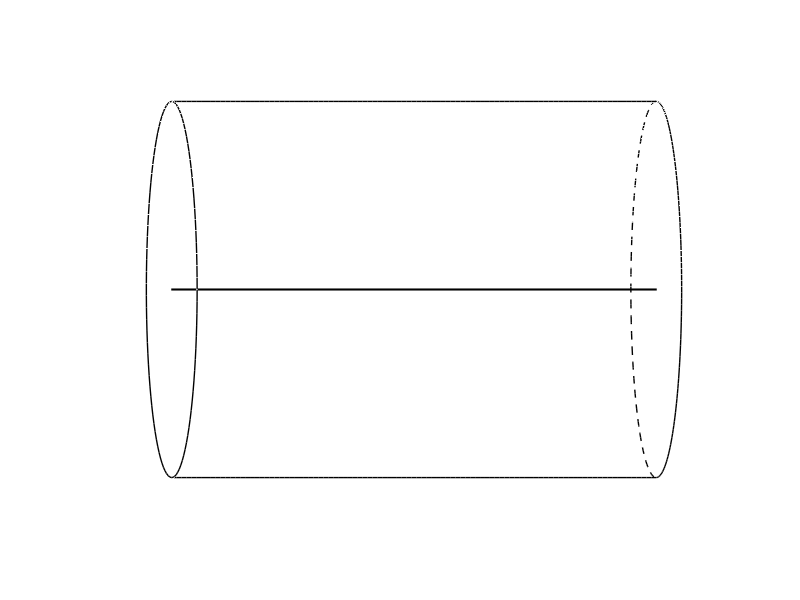

The MATLAB source for this figure:
function PlotCylinderSmall
% Plots just a white cylinder.

zi = -5;
zf = 5;

% Create and resize figure
figHnd = figure;
set(figHnd,'Position',[100 100 130 260]);
figPos = get(figHnd,'Position');


% Plot Cylinder
ttt = 0:pi/10:2*pi;
[x,y,z] = cylinder(ones(1,50));
% cylHnd=surf(x,y,z*L+zi);
xlim=1.3;
r=1;
axis([-r*xlim r*xlim -r*xlim r*xlim zi zf]);
% set(cylHnd,'FaceAlpha',0);
shading flat;
hold
grid off
load gradMap;

% Create Color maps
colorPos  = [1 1 0];   % Cyan
colorZero = [0 0.7 0.7];   % Yellow
colorNeg  = [1 0 0];   % Red
nColors = 32;
cylMapPos  = [linspace(colorNeg(1),colorZero(1),nColors), linspace(colorZero(1),colorPos(1),nColors);
              linspace(colorNeg(2),colorZero(2),nColors), linspace(colorZero(2),colorPos(2),nColors);
              linspace(colorNeg(3),colorZero(3),nColors), linspace(colorZero(3),colorPos(3),nColors)]';
cylMapNeg  = cylMapPos(end:-1:1,:);
cylMapZero = repmat(colorZero,nColors*2,1);


% Adjust axis and figure properties to make background white
set(gcf,'color','white');
set(gca,'Visible','off');
campos([26.5730  0   13.9263]);

% Draw the outline of the cynlinder
% First, draw circles at top & bottom of cylinder
Nt = 100;
tAxis = linspace(0,2*pi,Nt);
Xt = cos(tAxis);
Yt = sin(tAxis);
Zt = ones(1,Nt)*zf;
plot3(Xt,Yt,Zt,'k', 'LineWidth',1);
tAxis = linspace(-pi/2,pi/2,Nt);
Xt = cos(tAxis);
Yt = sin(tAxis);
Zt = ones(1,Nt)*zi;
plot3(Xt,Yt,Zt,'k', 'LineWidth',1);
tAxis = linspace(pi/2,3*pi/2,Nt);
Xt = cos(tAxis);
Yt = sin(tAxis);
Zt = ones(1,Nt)*zi;
plot3(Xt,Yt,Zt,'k--','LineWidth',1);
% Connect them with a line
tAxis = linspace(zi,zf,Nt);
Xt = zeros(1,Nt);
Yt = ones(1,Nt);
Zt = tAxis;
plot3(Xt,Yt,Zt,'k', 'LineWidth',1);
Xt = zeros(1,Nt);
Yt = -ones(1,Nt);
Zt = tAxis;
plot3(Xt,Yt,Zt,'k', 'LineWidth',1);



% Plot z-axis
axisHnd = plot3([0 0], [0 0], [zi-3 zf+3],'k-','LineWidth',1.5);

